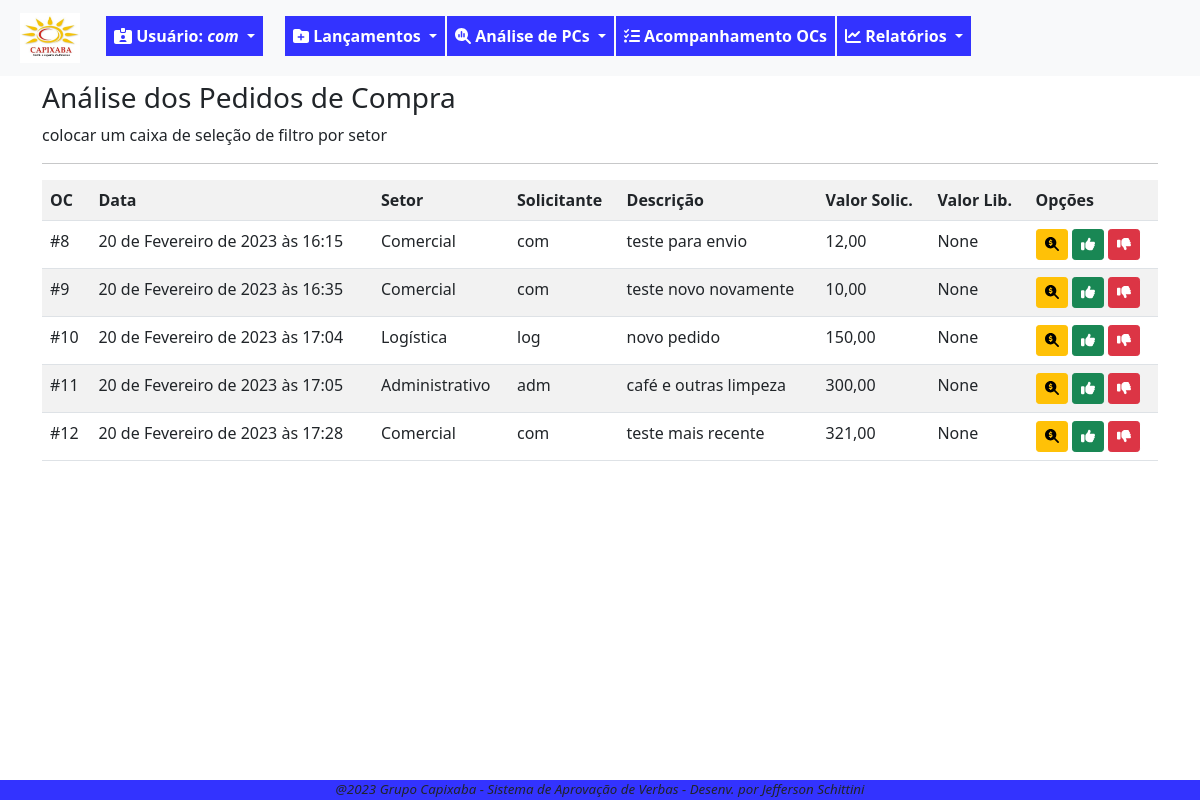
Page /pc/analise/aprova/listar/ (signed in) on the committed database.
### fluxo/models.py (models this page shows, shortened)
class PedidoCompra(models.Model):
    SOL = '1'
    APR = '2'
    FIS = '3'
    FIN = '4'
    FIM = '9'
    ETAPAS_CHOICES = [
        (SOL,'Solicitação'),
        (APR,'Aprovação'),
        (FIS,'Fiscal'),
        (FIN,'Financeiro'),
        (FIM,'Finalizada'),
    ]
    ABERTA = 'ABE'
    ANALISE = 'ANL'
    LIBERADA = 'LIB'
    NEGADA = 'NEG'
    CANCELADA = 'CAN'
    STATUS_CHOICES = [
        ('ABE','Aberta'),
        ('ANL','Análise'),
        ('LIB','Liberada'),
        ('NEG','Negada'),
        ('CAN','Cancelada'),
    ]
    data_solic = models.DateTimeField(verbose_name='Data da Solicitação', default=timezone.now)
    usuario_log = models.ForeignKey(User, on_delete=models.PROTECT, verbose_name='Usuário') #deixar este usuário, que herda do padrão django
    setor_oc = models.ForeignKey(Setor, on_delete=models.PROTECT, verbose_name='Setor')
    desc_solic = models.CharField(max_length=100, verbose_name='Descrição do pedido')
    motivo_solic = models.TextField(verbose_name='Motivo do pedido', max_length=1000, help_text='Escreva detalhes da solicitação')
    valor_solic = models.DecimalField(max_digits=9, decimal_places=2, verbose_name='Valor Solicitado')
    anexos = models.FileField(upload_to=anexar_em, blank=True, null=True)  # verificar melhor como se configura, inclusive a constante MEDDIA_ROOT
    data_aprov = models.DateTimeField(verbose_name='Aprovação Diretoria', blank=True, null=True)
    motivo_aprov = models.TextField(verbose_name='Motivo Aprovação', blank=True, max_length=1000, help_text='Escreva detalhes da devolutiva')
    valor_aprov = models.DecimalField(verbose_name='Valor Aprovado', max_digits=9, decimal_places=2, blank=True, null=True)
    data_fin = models.DateTimeField(verbose_name='Liberação Financeiro', blank=True, null=True)
    motivo_fin = models.TextField(verbose_name='Motivo Financeiro', max_length=1000, blank=True, help_text='Escreva detalhes da devolutiva')
    data_fis = models.DateTimeField(verbose_name='Liberação Fiscal', blank=True, null=True)
    motivo_fis = models.TextField(verbose_name='Motivo Fiscal', max_length=1000, blank=True, null=True, help_text='Escreva detalhes da devolutiva')
    etapa_oc = models.CharField(verbose_name='Etapa', choices=ETAPAS_CHOICES, max_length=50, default='1')
    status_oc = models.CharField(verbose_name='Status', choices=STATUS_CHOICES, max_length=50, default='ABE')
    data_fim_oc = models.DateTimeField(verbose_name='Data Encerramento', null=True, blank=True)
    """ atriui a uma variável o nome da classe. Isso pode ser usado em um template para identificar a
    classe que está chamando o formulário e condicionar as ações"""

class Setor(models.Model):
    setor_desc = models.CharField(verbose_name='Setor', max_length=100, unique=True)
    gestor_setor = models.ForeignKey(User, on_delete=models.PROTECT, verbose_name='Gestor', blank=True, null=True)
    def __str__(self):
        return self.setor_desc

### fluxo/views.py (the view)
# urls.py: path('pc/analise/aprova/listar/', PCAprovaList.as_view(), name='lista-analise-pc'),
class PCAprovaList(GroupRequiredMixin, LoginRequiredMixin,ListView):
    login_url = reverse_lazy('login')
    group_required = u'Aprovador'
    model = PedidoCompra
    template_name = 'fluxo/listas/lista-analise-pc.html'
    def get_queryset(self):
        self.object_list = PedidoCompra.objects.filter(status_oc='ANL', etapa_oc='2')
        return self.object_list

### fluxo/templates/fluxo/listas/lista-analise-pc.html (shortened to what this page needs)
{% extends 'paginas/base.html' %}
{% load static %}
{% block conteudo %}
<h3 style="margin-top: 5px;">Análise dos Pedidos de Compra</h3>
    <p> colocar um caixa de seleção de filtro por setor</p>
<hr>
<div class="table-responsive">
    <table class="table table-striped">
        <tr>
            <th>OC</th>
            <th>Data</th>
            <th>Setor</th>
            <th>Solicitante</th>
            <th>Descrição</th>
            <th>Valor Solic.</th>
            <th>Valor Lib.</th>
            <th>Opções</th>
        </tr>
        {% for pc in object_list %}
        <tr>
            <td>#{{ pc.pk }}</td>
            <td>{{ pc.data_solic }}</td>
            <td>{{ pc.setor_oc }}</td>
            <td>{{ pc.usuario_log }}</td>
            <td>{{ pc.desc_solic }}</td>
            <td>{{ pc.valor_solic }}</td>
            <td>{{ pc.valor_aprov }}</td>
            <td>
                <a href="{% url 'analise-aprova-pc' pc.pk %}" class="btn btn-warning btn-sm" title="Analisar PC"><i class="fa-solid fa-magnifying-glass-dollar"></i></i></a>
                <a href=" {% url 'envia-aprova-pc' pc.pk %} " class="btn btn-success btn-sm" title="Aprovar PC"><i class="fa-solid fa-thumbs-up"></i></i></a>
                <a href="  " class="btn btn-danger btn-sm" title="Negar ou Retornar PC"><i class="fa-solid fa-thumbs-down"></i></a>
            </td>
        </tr>
        {% empty %}
        <tr>
            <td colspan="7">Pedido de Compra não encontrado.</td>
        </tr>
        {% endfor%}
    </table>
</div>
{% endblock conteudo %}

### paginas/templates/paginas/base.html (shortened to what this page needs)
{% load static %}
{% load crispy_forms_tags %}
<!DOCTYPE html>
<html lang="pt-br">
<head>
    <link rel="stylesheet" href="{% static 'css/estilo.css' %}" type="text/css">
    <link rel="stylesheet" href="{% static 'css/bootstrap.min.css' %}" type="text/css">
    <link rel="stylesheet" href="{% static 'css/all.min.css' %}" type="text/css">
</head>
<body class="corpo">
    <header>
        {% block menu %}
        {% if request.user.is_authenticated %}
        <nav class="navbar navbar-expand-lg bg-light">
            <div class="container-fluid">
                <ul class="navbar-nav me-auto mb-lg-0">
                    <li class="nav-item">
                        <a class="navbar-brand nav-link" href="{% url 'index' %}"><img src="{% static 'img/logocpxb.jpeg' %}" width="60" height="50" alt=""></a>
                    </li>
                    <div class="nav-item dropdown mt-2">
                        <a style="color:white; margin-right: 20px;" class="nav-link dropdown-toggle btn-meu-menu" href="#" role="button" data-bs-toggle="dropdown" aria-expanded="false">
                            <i class="fa-solid fa-id-card-clip"></i><span> Usuário: <em>{{ request.user}}</em></span>
                        </a>
                    </div>
                    <div class="nav-item dropdown mt-2">
                        <a style="color:white" class="nav-link dropdown-toggle btn-meu-menu" href="#" role="button" data-bs-toggle="dropdown" aria-expanded="false">
                            <i class="fa-solid fa-folder-plus"></i>
                            <span>Lançamentos</span>
                        </a>
                    </div>
                    <div class="nav-item dropdown mt-2">
                        <a style="color:white" class="nav-link dropdown-toggle btn-meu-menu" href="#" role="button" data-bs-toggle="dropdown" aria-expanded="false">
                            <i class="fa-solid fa-magnifying-glass-chart"></i>
                            <span>Análise de PCs</span>
                        </a>
                    </div>
                    <li class="nav-item mt-2"><a style="color:white" class="nav-link btn-meu-menu" href="{% url 'index' %}">
                        <i class="fa-solid fa-list-check"></i>
                        <span>Acompanhamento OCs</span></a>
                    </li>
                    <div class="nav-item dropdown mt-2">
                        <a style="color:white" class="nav-link dropdown-toggle btn-meu-menu" href="#" role="button" data-bs-toggle="dropdown" aria-expanded="false">
                            <i class="fa-solid fa-chart-line"></i>
                            <span>Relatórios</span>
                        </a>
                    </div>
                </ul>
            </div>
        </nav>
        {% endif %}
        {% endblock menu %}
    </header>
        <div class="container">
        {% block conteudo %}{% endblock conteudo %}
        </div>
    {% block rodape %}
    <footer>
        <p style="margin-bottom: 0; font-size: smaller;"> <em> @2023 Grupo Capixaba - Sistema de Aprovação de Verbas - Desenv. por Jefferson Schittini</em></p>
    </footer>
    {% endblock rodape %}
</body>
</html>

### static/css/estilo.css (style rules this page uses)
.corpo { margin-bottom: 80px; }
.btn-meu-menu { background-color:rgb(51, 51,255); font-size: medium; font-weight: bold; margin-left: 2px; }
footer { position: fixed; bottom: 0; width: 100%; background-color:rgb(51, 51,255); text-align: center; }

### rows in the picture
PedidoCompra: pk "8", data_solic "20 de Fevereiro de 2023 às 16:15", setor_oc "Comercial", usuario_log "com", desc_solic "teste para envio", valor_solic "12,00", valor_aprov "None"
PedidoCompra: pk "9", data_solic "20 de Fevereiro de 2023 às 16:35", setor_oc "Comercial", usuario_log "com", desc_solic "teste novo novamente", valor_solic "10,00", valor_aprov "None"
PedidoCompra: pk "10", data_solic "20 de Fevereiro de 2023 às 17:04", setor_oc "Logística", usuario_log "log", desc_solic "novo pedido", valor_solic "150,00", valor_aprov "None"
PedidoCompra: pk "11", data_solic "20 de Fevereiro de 2023 às 17:05", setor_oc "Administrativo", usuario_log "adm", desc_solic "café e outras limpeza", valor_solic "300,00", valor_aprov "None"
PedidoCompra: pk "12", data_solic "20 de Fevereiro de 2023 às 17:28", setor_oc "Comercial", usuario_log "com", desc_solic "teste mais recente", valor_solic "321,00", valor_aprov "None"

### other values in the picture
{{ request.user }} "com"
